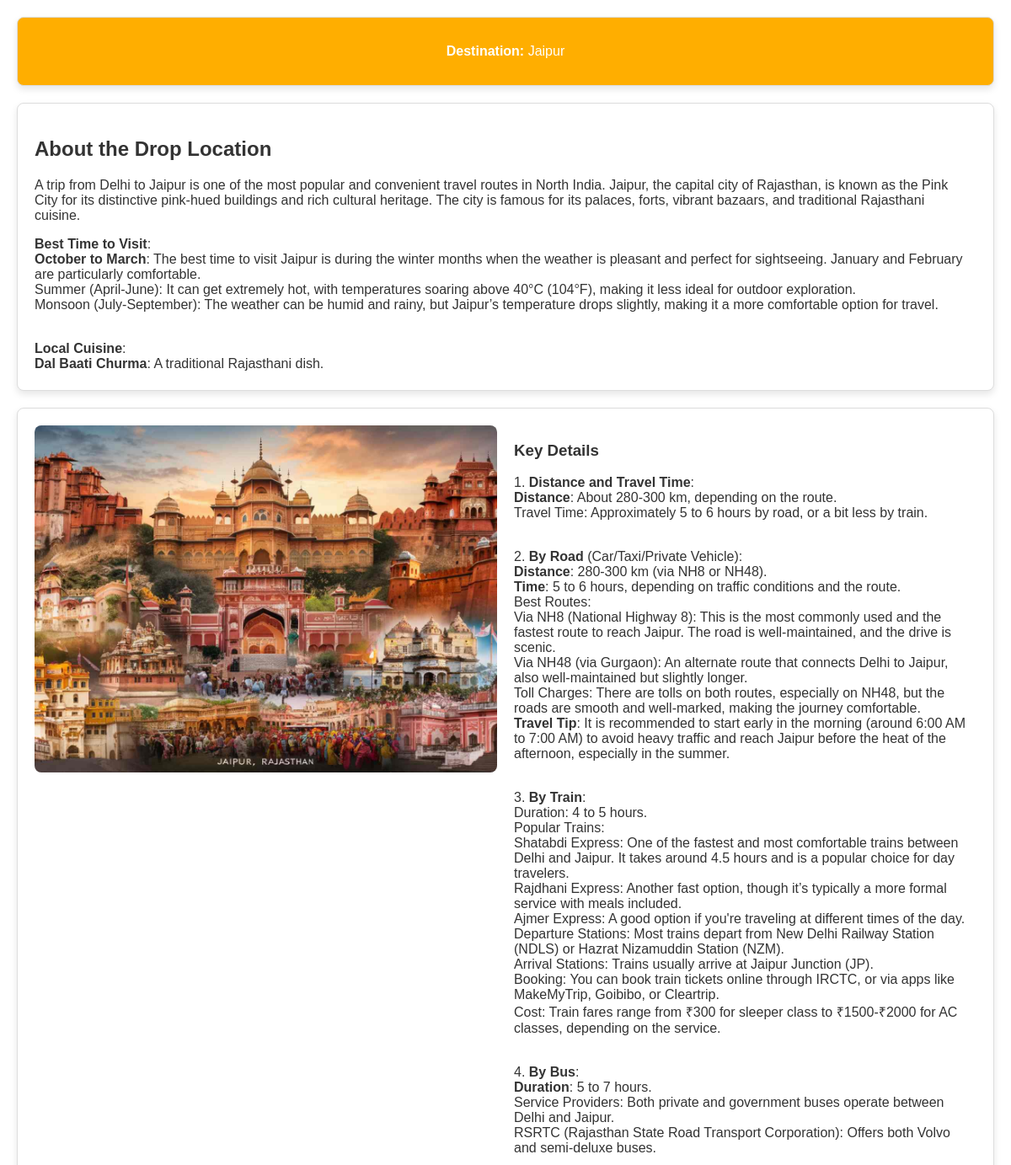
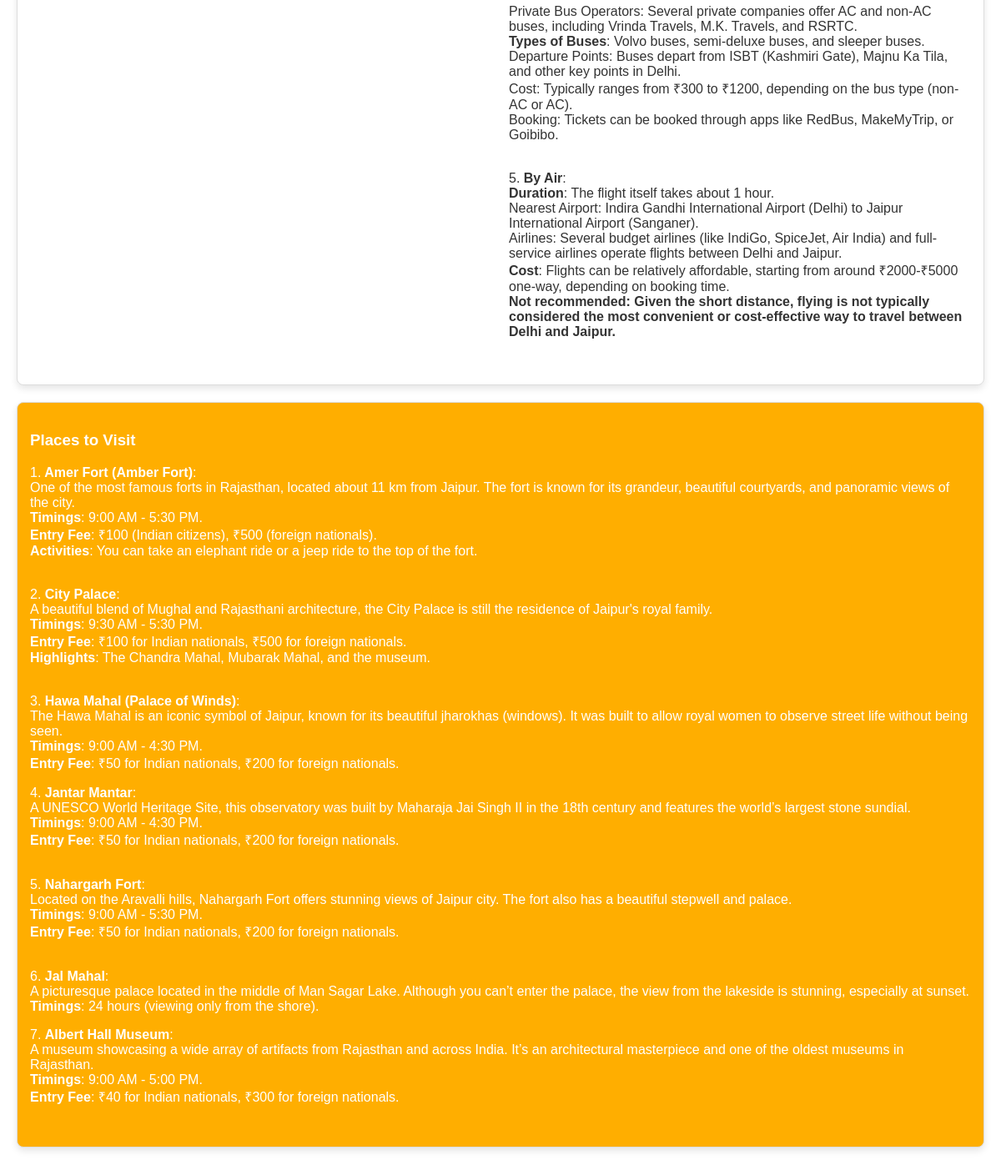
Page /home/popularCity/8 on the committed database (2 pictures, top to bottom).
### myapp/models.py (models this page shows, shortened)
class Droplocation(models.Model):
    c=models.ForeignKey(PickupLocation,on_delete=models.CASCADE)
    drop=models.CharField(max_length=100)
    drop_loc_info = RichTextField()
    img = models.ImageField(default=True,null=True)
    place_visit = RichTextField(blank=True,null=True)
    Key_Travel_Details = RichTextField(blank=True,null=True)

### myapp/views.py (the view)
# urls.py: path('home/popularCity/<int:drop_id>', views.popularCity, name="popularCity"),
def popularCity(request,drop_id):
    obj = Droplocation.objects.get(id=drop_id)
    return render(request,"PopularCitites.html",{'obj':obj})

### templates/PopularCitites.html (shortened to what this page needs)
<!DOCTYPE html>
<html lang="en">
<head>
</head>
<body onload="initAutocomplete()">
    <div class="popular-city">
        <section class="location-section">
            <div class="pickup-drop">
                <p><strong>Destination:</strong> {{obj.drop}}</p>
            </div>
        </section>
        <section class="details-section">
            <div class="drop-info">
                <h2>About the Drop Location</h2>
                <p>
                    {{obj.drop_loc_info | safe}}
                </p>
            </div>
        </section>
        <section class="image-details-section">
            <div class="responsive-image">
                <img src="{{obj.img.url}}" alt="Drop Location">
            </div>
            <div class="key-details">
                <h3>Key Details</h3>
                <p>{{obj.Key_Travel_Details | safe}}</p>
            </div>
        </section>
         {% if obj.place_visit %}
        <section class="places-section">
            <h3>Places to Visit</h3>
            <p>
                {{obj.place_visit | safe}}
            </p>
        </section>
        {% endif %}
    </div>
</body>
</html>

### templates/PopularCitites.html (style rules this page uses)
body { font-family: Arial, sans-serif; margin: 0; padding: 0; color: #333; background-color: white; }
.popular-city { max-width: 1200px; margin: 0 auto; padding: 20px; }
section { margin-bottom: 20px; padding: 20px; border: 1px solid #ddd; border-radius: 8px; background-color: white; box-shadow: 0 4px 8px rgba(0, 0, 0, 0.1); }
.location-section { text-align: center; background-color: rgb(255, 174, 0); color: white; padding: 15px; border-radius: 8px; }
.details-section { display: flex; flex-wrap: wrap; gap: 20px; }
.drop-info { flex: 1; min-width: 300px; max-height: 300px; overflow-y: auto; padding-right: 10px; }
.image-details-section { display: flex; flex-wrap: wrap; gap: 20px; }
.responsive-image { flex: 1; min-width: 300px; }
.responsive-image img { width: 100%; border-radius: 8px; }
.key-details { flex: 1; min-width: 300px; }
.places-section { background-color: rgb(255, 174, 0); color: white; padding: 15px; border-radius: 8px; }

### rows in the picture
Droplocation: drop "Jaipur", drop_loc_info "A trip from Delhi to Jaipur is one of the most popular and convenient travel routes in North India. Jaipur, the capital city of Rajasthan, is known as the Pink City for its distinctive pink-hued buildings and rich cultural heritage. The city is famous for its palaces, forts, vibrant bazaars, and traditional Rajasthani cuisine. Best Time to Visit : October to March : The best time to visit Jaipur is during the winter months when the weather is pleasant and perfect for sightseeing. January and February are particularly comfortable. Summer (April-June): It can get extremely hot, with temperatures soaring above 40°C (104°F), making it less ideal for outdoor exploration. Monsoon…", img (picture), Key_Travel_Details "1. Distance and Travel Time : Distance : About 280-300 km, depending on the route. Travel Time: Approximately 5 to 6 hours by road, or a bit less by train. 2. By Road (Car/Taxi/Private Vehicle): Distance : 280-300 km (via NH8 or NH48). Time : 5 to 6 hours, depending on traffic conditions and the route. Best Routes: Via NH8 (National Highway 8): This is the most commonly used and the fastest route to reach Jaipur. The road is well-maintained, and the drive is scenic. Via NH48 (via Gurgaon): An alternate route that connects Delhi to Jaipur, also well-maintained but slightly longer. Toll Charges: There are tolls on both routes, especially on NH48, but the roads are smooth and well-marked,…", place_visit "1. Amer Fort (Amber Fort) : One of the most famous forts in Rajasthan, located about 11 km from Jaipur. The fort is known for its grandeur, beautiful courtyards, and panoramic views of the city. Timings : 9:00 AM - 5:30 PM. Entry Fee : ₹100 (Indian citizens), ₹500 (foreign nationals). Activities : You can take an elephant ride or a jeep ride to the top of the fort. 2. City Palace : A beautiful blend of Mughal and Rajasthani architecture, the City Palace is still the residence of Jaipur's royal family. Timings : 9:30 AM - 5:30 PM. Entry Fee : ₹100 for Indian nationals, ₹500 for foreign nationals. Highlights : The Chandra Mahal, Mubarak Mahal, and the museum. 3. Hawa Mahal (Palace of Winds) :…"
